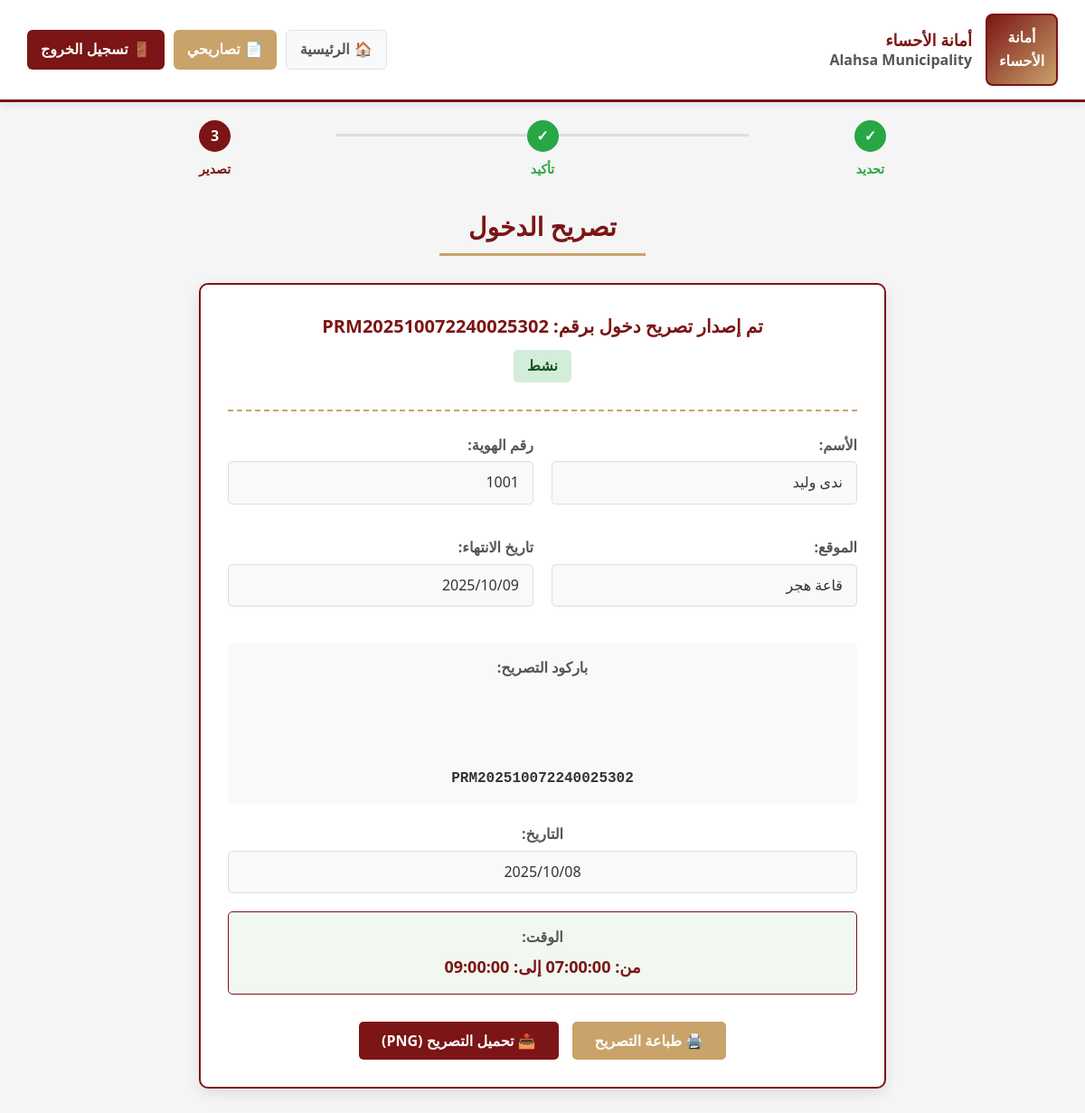
The page /enter.php?permit_id=1 (signed in) on the database its author committed.
### tables this page shows
CREATE TABLE `permits` (
  `permit_id` int(11) NOT NULL,
  `user_id` varchar(20) NOT NULL,
  `location_id` int(11) NOT NULL,
  `date_id` int(11) NOT NULL,
  `time_id` int(11) NOT NULL,
  `permit_number` varchar(50) NOT NULL,
  `barcode` varchar(255) NOT NULL,
  `status` enum('نشط','مكتمل','منتهي') DEFAULT 'نشط',
  `created_at` timestamp NOT NULL DEFAULT current_timestamp(),
  `expires_at` date DEFAULT NULL
);

CREATE TABLE `users` (
  `user_id` varchar(20) NOT NULL,
  `username` varchar(20) NOT NULL,
  `password` varchar(255) NOT NULL,
  `full_name` varchar(100) NOT NULL,
  `email` varchar(100) DEFAULT NULL,
  `phone_number` varchar(20) DEFAULT NULL
);

CREATE TABLE `locations` (
  `location_id` int(11) NOT NULL,
  `location_name` varchar(100) NOT NULL
);

CREATE TABLE `available_dates` (
  `date_id` int(11) NOT NULL,
  `location_id` int(11) NOT NULL,
  `available_date` date NOT NULL
);

CREATE TABLE `available_times` (
  `time_id` int(11) NOT NULL,
  `date_id` int(11) NOT NULL,
  `available_time_start` time NOT NULL,
  `available_time_end` time NOT NULL
);

### DbHandler.php (called while the page is built, shortened)
<?php
require("DbConfig.php");
class DbHandler extends DbConfig {
    public $conn;
    protected $databaseName;
    protected $hostName;
    protected $uName;
    protected $passCode;
    public function __construct() {
        $dbPara = new DbConfig();
        $this -> databaseName = $dbPara -> dbName;
        $this -> hostName = $dbPara -> serverName;
        $this -> uName = $dbPara -> userName;
        $this -> passCode = $dbPara ->passCode;
    }
   public function dbConnect(){
        try{
	        $this->conn = new mysqli($this->hostName, $this->uName, $this->passCode, $this->databaseName);
            if( mysqli_connect_errno() ){
                throw new Exception("Could not connect to database.");
            } else{
                return true;
            }
        }catch(Exception $e){
            throw new Exception($e->getMessage());
        }
    }
public function getPermitDetails($permit_id) {
    $stmt = $this->conn->prepare("
        SELECT
            p.permit_id, p.permit_number, p.barcode, p.status, p.created_at, p.expires_at,
            u.full_name, u.user_id, u.username, u.phone_number,
            l.location_name,
            ad.available_date,
            at.available_time_start, at.available_time_end
        FROM Permits p
        JOIN Users u ON p.user_id = u.user_id
        JOIN Locations l ON p.location_id = l.location_id
        JOIN Available_Dates ad ON p.date_id = ad.date_id
        JOIN Available_Times at ON p.time_id = at.time_id
        WHERE p.permit_id = ?
    ");
    $stmt->bind_param("i", $permit_id);
    $stmt->execute();
    $result = $stmt->get_result();
    $permit = $result->fetch_assoc();
    return $permit;
}
}
?>

### DbConfig.php (called while the page is built, shortened)
<?php
class DbConfig {
    public function __construct() {
        $this -> serverName = "localhost";
        $this -> userName = "root";
        $this -> passCode = "";
        $this -> dbName = "alhasa";
    }
}
?>

### enter.php (the view, shortened to what this page needs)
<?php
require("DbHandler.php");
$permit_details = null;
$error_message = "";
if(isset($_GET['permit_id'])){
    $permit_id = intval($_GET['permit_id']);
    $db = new DbHandler();
    $db->dbConnect();
    $permit_details = $db->getPermitDetails($permit_id);
} else {
    $error_message = "الرجاء تحديد رقم تصريح لعرضه.";
}
$permit_number = $permit_details['permit_number'] ?? 'غير متوفر';
$barcode_value = $permit_details['barcode'] ?? 'غير متوفر';
$full_name = $permit_details['full_name'] ?? 'غير متوفر';
$national_id = $permit_details['user_id'] ?? 'غير متوفر';
$location_name = $permit_details['location_name'] ?? 'غير متوفر';
$permit_date = isset($permit_details['available_date']) ? date('Y/m/d', strtotime($permit_details['available_date'])) : 'غير متوفر';
$time_start = $permit_details['available_time_start'] ?? '';
$time_end = $permit_details['available_time_end'] ?? '';
$permit_time = ($time_start && $time_end) ? "من: {$time_start} إلى: {$time_end}" : 'غير متوفر';
$status = $permit_details['status'] ?? 'غير متوفر';
$expires_at = isset($permit_details['expires_at']) ? date('Y/m/d', strtotime($permit_details['expires_at'])) : 'غير متوفر';
?>
<!DOCTYPE html>
<html lang="ar" dir="rtl">
<head>
</head>
<body>
    <header>
        <div class="logo-section">
            <div class="logo-img">أمانة<br>الأحساء</div>
            <div class="logo-text">
                <h1>أمانة الأحساء</h1>
                <h1>Alahsa Municipality</h1>
            </div>
        </div>
        <div class="header-buttons">
            <div class="header-btn home-btn">
                <span>🏠</span>
                <span>الرئيسية</span>
            </div>
            <div class="header-btn permits-btn">
                <span>📄</span>
                <span>تصاريحي</span>
            </div>
            <div class="header-btn logout-btn">
                <span>🚪</span>
                <span>تسجيل الخروج</span>
            </div>
        </div>
    </header>
    <div class="progress-container">
        <div class="progress-bar">
            <div class="progress-step">
                <div class="step-circle completed">✓</div>
                <div class="step-label completed">تحديد</div>
            </div>
            <div class="progress-step">
                <div class="step-circle completed">✓</div>
                <div class="step-label completed">تأكيد</div>
            </div>
            <div class="progress-step">
                <div class="step-circle active">3</div>
                <div class="step-label active">تصدير</div>
            </div>
        </div>
    </div>
    <div class="container">
        <h1 class="page-title">تصريح الدخول</h1>
        <?php if (!empty($error_message)): ?>
            <div class="error"><?php echo $error_message; ?></div>
        <?php elseif ($permit_details): ?>
            <div class="permit-container">
                <div class="permit-header">
                    <div class="permit-number">تم إصدار تصريح دخول برقم: <?php echo htmlspecialchars($permit_number); ?></div>
                    <div class="status-badge <?php echo $status; ?>"><?php echo htmlspecialchars($status); ?></div>
                </div>
                <div class="permit-details">
                    <div class="detail-group">
                        <span class="detail-label">الأسم:</span>
                        <div class="detail-value"><?php echo htmlspecialchars($full_name); ?></div>
                    </div>
                    <div class="detail-group">
                        <span class="detail-label">رقم الهوية:</span>
                        <div class="detail-value"><?php echo htmlspecialchars($national_id); ?></div>
                    </div>
                    <div class="detail-group">
                        <span class="detail-label">الموقع:</span>
                        <div class="detail-value"><?php echo htmlspecialchars($location_name); ?></div>
                    </div>
                    <div class="detail-group">
                        <span class="detail-label">تاريخ الانتهاء:</span>
                        <div class="detail-value"><?php echo htmlspecialchars($expires_at); ?></div>
                    </div>
                </div>
                <div class="barcode-section">
                    <div class="barcode-container">
                        <span class="detail-label">باركود التصريح:</span>
                        <svg id="barcode" class="barcode"></svg>
                        <div class="barcode-number"><?php echo htmlspecialchars($barcode_value); ?></div>
                    </div>
                </div>
                <div class="detail-group" style="text-align: center;">
                    <span class="detail-label">التاريخ:</span>
                    <div class="detail-value" style="justify-content: center;"><?php echo htmlspecialchars($permit_date); ?></div>
                </div>
                <div class="time-section">
                    <div class="detail-label">الوقت:</div>
                    <div class="time-value"><?php echo htmlspecialchars($permit_time); ?></div>
                </div>
                <div class="actions">
                    <button class="action-btn print-btn">🖨️ طباعة التصريح</button>
                    <button class="action-btn download-btn">📥 تحميل التصريح (PNG)</button>
                </div>
            </div>
        <?php else: ?>
             <div class="error">عذراً، لا يمكن عرض التصريح حالياً. الرجاء المحاولة لاحقاً أو التحقق من صفحة "تصاريحي".</div>
        <?php endif; ?>
    </div>
</body>
</html>

### enter.php (style rules this page uses)
* { margin: 0; padding: 0; box-sizing: border-box; font-family: 'Segoe UI', Tahoma, Geneva, Verdana, sans-serif; }
body { background-color: #f5f5f5; color: #333; line-height: 1.6; padding-bottom: 30px; }
header { display: flex; align-items: center; justify-content: space-between; padding: 15px 30px; background-color: white; box-shadow: 0 2px 10px rgba(0, 0, 0, 0.1); border-bottom: 3px solid #7c1515; }
.logo-section { display: flex; align-items: center; gap: 15px; }
.logo-img { width: 80px; height: 80px; border: 2px solid #7c1515; border-radius: 8px; background: linear-gradient(135deg, #7c1515 0%, #c9a36a 100%); display: flex; align-items: center; justify-content: center; color: white; font-weight: bold; font-size: 16px; text-align: center; padding: 5px; }
.logo-text h1 { font-size: 18px; color: #7c1515; line-height: 1.3; }
.logo-text h1:first-child { font-weight: bold; }
.logo-text h1:last-child { font-size: 16px; color: #555; }
.header-buttons { display: flex; gap: 10px; }
.header-btn { display: flex; align-items: center; gap: 5px; padding: 8px 15px; border-radius: 6px; cursor: pointer; font-weight: bold; transition: all 0.3s; }
.home-btn { background: #f8f9fa; color: #555; border: 1px solid #dee2e6; }
.permits-btn { background: #c9a36a; color: white; }
.logout-btn { background: #7c1515; color: white; }
.progress-container { max-width: 800px; margin: 20px auto 30px auto; padding: 0 20px; }
.progress-bar { display: flex; align-items: center; justify-content: space-between; position: relative; margin-bottom: 15px; }
.progress-step { display: flex; flex-direction: column; align-items: center; z-index: 2; }
.step-circle { width: 35px; height: 35px; border-radius: 50%; background-color: #ddd; display: flex; align-items: center; justify-content: center; font-weight: bold; color: white; margin-bottom: 8px; border: 3px solid #ddd; }
.step-circle.completed { background-color: #28a745; border-color: #28a745; }
.step-circle.active { background-color: #7c1515; border-color: #7c1515; }
.step-label { font-size: 14px; font-weight: bold; color: #555; text-align: center; }
.step-label.completed { color: #28a745; }
.step-label.active { color: #7c1515; }
.container { max-width: 800px; margin: 30px auto; padding: 0 20px; }
.page-title { text-align: center; margin-bottom: 30px; color: #7c1515; font-size: 28px; font-weight: bold; position: relative; padding-bottom: 10px; }
.page-title:after { content: ""; position: absolute; bottom: 0; left: 35%; right: 35%; height: 3px; background-color: #c9a36a; }
.permit-container { background-color: white; border-radius: 10px; padding: 30px; box-shadow: 0 5px 15px rgba(0, 0, 0, 0.1); border: 2px solid #7c1515; }
.permit-header { text-align: center; margin-bottom: 25px; padding-bottom: 15px; border-bottom: 2px dashed #c9a36a; }
.permit-number { font-size: 20px; color: #7c1515; font-weight: bold; margin-bottom: 10px; }
.status-badge { display: inline-block; padding: 5px 15px; border-radius: 5px; font-weight: bold; margin-bottom: 15px; text-align: center; }
.status-badge.نشط { background-color: #d4edda; color: #155724; }
.permit-details { display: grid; grid-template-columns: 1fr 1fr; gap: 20px; margin-bottom: 25px; }
.detail-group { margin-bottom: 15px; }
.detail-label { font-weight: bold; color: #555; margin-bottom: 5px; display: block; }
.detail-value { background-color: #f9f9f9; border: 1px solid #ddd; border-radius: 5px; padding: 10px 15px; font-size: 16px; min-height: 44px; display: flex; align-items: center; }
.barcode-section { display: flex; align-items: center; gap: 20px; margin: 20px 0; padding: 15px; background-color: #f9f9f9; border-radius: 5px; justify-content: center; flex-direction: column; }
.barcode-container { text-align: center; }
.barcode-section svg { max-width: 100%; height: 80px; }
.barcode-number { margin-top: 5px; font-family: monospace; font-size: 16px; color: #333; font-weight: bold; }
.time-section { background-color: #f0f8f0; border: 1px solid #7c1515; border-radius: 5px; padding: 15px; margin-top: 20px; text-align: center; }
.time-value { font-size: 18px; font-weight: bold; color: #7c1515; margin-top: 5px; }
.actions { display: flex; justify-content: center; gap: 15px; margin-top: 30px; }
.action-btn { padding: 10px 25px; border: none; border-radius: 5px; font-size: 16px; cursor: pointer; font-weight: bold; transition: all 0.3s; }
.print-btn { background-color: #c9a36a; color: white; }
.download-btn { background-color: #7c1515; color: white; }

### rows shown on the page
permits: permit_number "PRM202510072240025302", status "نشط", user.full_name "ندى وليد", user.user_id "1001", location.location_name "قاعة هجر", expires_at "2025/10/09", barcode "PRM202510072240025302", date.available_date "2025/10/08", time.available_time_end "من: 07:00:00 إلى: 09:00:00"
